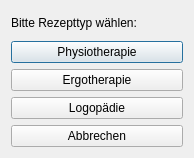
<?xml version="1.0" encoding="UTF-8"?>
<ui version="4.0">
 <class>DlgReceipeProf</class>
 <widget class="QDialog" name="DlgReceipeProf">
  <property name="geometry">
   <rect>
    <x>0</x>
    <y>0</y>
    <width>194</width>
    <height>158</height>
   </rect>
  </property>
  <property name="windowTitle">
   <string>Rezepttyp wählen</string>
  </property>
  <property name="windowIcon">
   <iconset resource="images/images.qrc">
    <normaloff>:/favicon.png</normaloff>:/favicon.png</iconset>
  </property>
  <layout class="QGridLayout" name="gridLayout">
   <item row="0" column="0">
    <widget class="QLabel" name="label">
     <property name="text">
      <string>Bitte Rezepttyp wählen:</string>
     </property>
    </widget>
   </item>
   <item row="1" column="0">
    <widget class="QPushButton" name="pbPhysio">
     <property name="text">
      <string>Physiotherapie</string>
     </property>
     <property name="default">
      <bool>true</bool>
     </property>
    </widget>
   </item>
   <item row="2" column="0">
    <widget class="QPushButton" name="pbErgo">
     <property name="text">
      <string>Ergotherapie</string>
     </property>
    </widget>
   </item>
   <item row="4" column="0">
    <widget class="QPushButton" name="pbCancel">
     <property name="text">
      <string>Abbrechen</string>
     </property>
     <property name="icon">
      <iconset resource="images/images.qrc">
       <normaloff>:/cancel.png</normaloff>:/cancel.png</iconset>
     </property>
    </widget>
   </item>
   <item row="3" column="0">
    <widget class="QPushButton" name="pbLogo">
     <property name="text">
      <string>Logopädie</string>
     </property>
    </widget>
   </item>
  </layout>
 </widget>
 <tabstops>
  <tabstop>pbPhysio</tabstop>
  <tabstop>pbErgo</tabstop>
  <tabstop>pbLogo</tabstop>
  <tabstop>pbCancel</tabstop>
 </tabstops>
 <resources>
  <include location="images/images.qrc"/>
 </resources>
 <connections/>
</ui>
